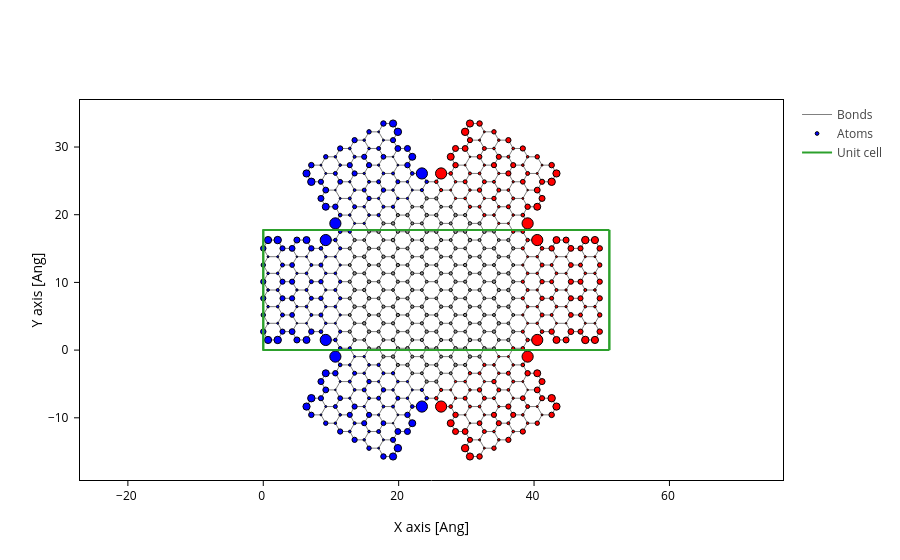

Notebook code cell kept with this figure:
### Markdown cell above
### Does electrode length remove edge states?

### Code cell
lwc = infer_centersize(3, i=2)
plot_pdos_old(lwc)

### Figure 1 — Plotly figure (JSON) as saved in the notebook; plotly's stock layout.template omitted (floating-point values rounded to 4 significant figures; data arrays with more than 128 entries replaced by an {"elided": "..."} marker saying what was removed)
{"data": [{"line": {"color": "gray", "width": 1}, "meta": {}, "mode": "lines", "name": "Bonds", "opacity": 1, "type": "scatter", "x": {"elided": "20538 float values"}, "y": {"elided": "20538 float values"}}, {"marker": {"color": {"elided": "684 str values"}, "line": {"color": "black", "width": 1}, "opacity": 1, "size": {"elided": "684 float values"}}, "meta": {}, "mode": "markers", "name": "Atoms", "opacity": 1, "type": "scatter", "x": {"elided": "684 float values"}, "y": {"elided": "684 float values"}}, {"meta": {}, "mode": "lines", "name": "Unit cell", "type": "scatter", "x": [0.0, 0.0, 51.12, 51.12, 0.0, 0.0, NaN, 0.0, 0.0, 0.0, 51.12, 51.12, 0.0, NaN, 51.12, 51.12, NaN, 51.12, 51.12], "y": [0.0, 17.76, 17.76, 17.76, 17.76, 17.76, NaN, 17.76, 0.0, 0.0, 0.0, 0.0, 0.0, NaN, 17.76, 0.0, NaN, 17.76, 0.0]}], "layout": {"scene": {"aspectmode": "data", "xaxis": {"title": {"text": "X axis [Ang]"}}, "yaxis": {"title": {"text": "Y axis [Ang]"}}}, "xaxis": {"scaleanchor": "y", "scaleratio": 1, "title": {"text": "X axis [Ang]"}}, "yaxis": {"title": {"text": "Y axis [Ang]"}}}}
